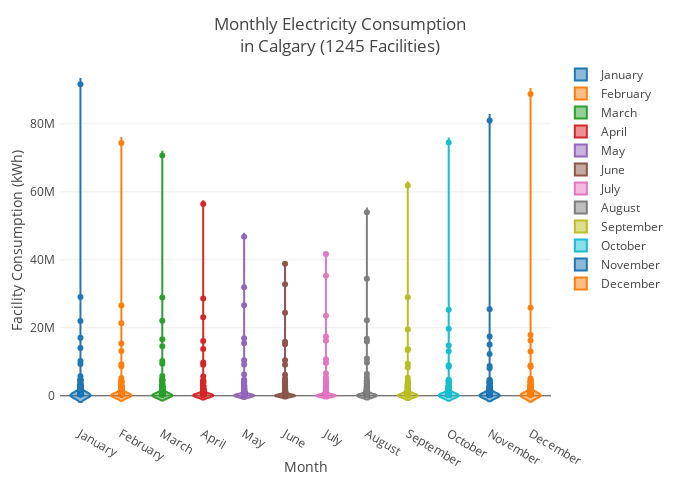

Here is the notebook cell this chart was saved with:
### Code cell
# violin plots

data11 = [
    {'type' : 'violin', 'y': elecmonth112['Total Consumption', 'Jan'], 'box': {'visible' : True}, 'meanline': {'visible' : True}, 'name' : 'January'},
    {'type' : 'violin', 'y': elecmonth112['Total Consumption', 'Feb'], 'box': {'visible' : True}, 'meanline': {'visible' : True}, 'name' : 'February'},
    {'type' : 'violin', 'y': elecmonth112['Total Consumption', 'Mar'], 'box': {'visible' : True}, 'meanline': {'visible' : True}, 'name' : 'March'},
    {'type' : 'violin', 'y': elecmonth112['Total Consumption', 'Apr'], 'box': {'visible' : True}, 'meanline': {'visible' : True}, 'name' : 'April'},
    {'type' : 'violin', 'y': elecmonth112['Total Consumption', 'May'], 'box': {'visible' : True}, 'meanline': {'visible' : True}, 'name' : 'May'},
    {'type' : 'violin', 'y': elecmonth112['Total Consumption', 'Jun'], 'box': {'visible' : True}, 'meanline': {'visible' : True}, 'name' : 'June'},
    {'type' : 'violin', 'y': elecmonth112['Total Consumption', 'Jul'], 'box': {'visible' : True}, 'meanline': {'visible' : True}, 'name' : 'July'},
    {'type' : 'violin', 'y': elecmonth112['Total Consumption', 'Aug'], 'box': {'visible' : True}, 'meanline': {'visible' : True}, 'name' : 'August'},
    {'type' : 'violin', 'y': elecmonth112['Total Consumption', 'Sep'], 'box': {'visible' : True}, 'meanline': {'visible' : True}, 'name' : 'September'},
    {'type' : 'violin', 'y': elecmonth112['Total Consumption', 'Oct'], 'box': {'visible' : True}, 'meanline': {'visible' : True}, 'name' : 'October'},
    {'type' : 'violin', 'y': elecmonth112['Total Consumption', 'Nov'], 'box': {'visible' : True}, 'meanline': {'visible' : True}, 'name' : 'November'},
    {'type' : 'violin', 'y': elecmonth112['Total Consumption', 'Dec'], 'box': {'visible' : True}, 'meanline': {'visible' : True}, 'name' : 'December'}
]

fig11 = { 'data' : data11,
        'layout': {'title' :'Monthly Electricity Consumption<br>in Calgary (1245 Facilities)',
                   'xaxis' : {'title' : 'Month'},'yaxis' : {'title' : 'Facility Consumption (kWh)'},
              'width':wid, 'height':hei, 'margin':{'l':mar, 'r':mar, 'b':mar, 't':mar, 'pad':4}  } }

py.iplot(fig11)

### Figure 1 — Plotly figure (JSON) as saved in the notebook; plotly's stock layout.template omitted (floating-point values rounded to 4 significant figures; data arrays with more than 128 entries replaced by an {"elided": "..."} marker saying what was removed)
{"data": [{"box": {"visible": true}, "meanline": {"visible": true}, "name": "January", "type": "violin", "uid": "29673082-d3de-11e8-8822-6c71d92ba7c2", "y": {"elided": "1245 int values"}}, {"box": {"visible": true}, "meanline": {"visible": true}, "name": "February", "type": "violin", "uid": "29673083-d3de-11e8-be0b-6c71d92ba7c2", "y": {"elided": "1245 int values"}}, {"box": {"visible": true}, "meanline": {"visible": true}, "name": "March", "type": "violin", "uid": "29673084-d3de-11e8-8e61-6c71d92ba7c2", "y": {"elided": "1245 int values"}}, {"box": {"visible": true}, "meanline": {"visible": true}, "name": "April", "type": "violin", "uid": "29673085-d3de-11e8-b0da-6c71d92ba7c2", "y": {"elided": "1245 int values"}}, {"box": {"visible": true}, "meanline": {"visible": true}, "name": "May", "type": "violin", "uid": "29673086-d3de-11e8-bbe0-6c71d92ba7c2", "y": {"elided": "1245 int values"}}, {"box": {"visible": true}, "meanline": {"visible": true}, "name": "June", "type": "violin", "uid": "296757a2-d3de-11e8-b052-6c71d92ba7c2", "y": {"elided": "1245 int values"}}, {"box": {"visible": true}, "meanline": {"visible": true}, "name": "July", "type": "violin", "uid": "296757a3-d3de-11e8-8443-6c71d92ba7c2", "y": {"elided": "1245 int values"}}, {"box": {"visible": true}, "meanline": {"visible": true}, "name": "August", "type": "violin", "uid": "296757a4-d3de-11e8-89e4-6c71d92ba7c2", "y": {"elided": "1245 int values"}}, {"box": {"visible": true}, "meanline": {"visible": true}, "name": "September", "type": "violin", "uid": "296757a5-d3de-11e8-a3c2-6c71d92ba7c2", "y": {"elided": "1245 int values"}}, {"box": {"visible": true}, "meanline": {"visible": true}, "name": "October", "type": "violin", "uid": "296757a6-d3de-11e8-9726-6c71d92ba7c2", "y": {"elided": "1245 int values"}}, {"box": {"visible": true}, "meanline": {"visible": true}, "name": "November", "type": "violin", "uid": "296757a7-d3de-11e8-a4be-6c71d92ba7c2", "y": {"elided": "1245 int values"}}, {"box": {"visible": true}, "meanline": {"visible": true}, "name": "December", "type": "violin", "uid": "296757a8-d3de-11e8-a4df-6c71d92ba7c2", "y": {"elided": "1245 int values"}}], "layout": {"height": 480, "margin": {"b": 60, "l": 60, "pad": 4, "r": 60, "t": 60}, "title": "Monthly Electricity Consumption<br>in Calgary (1245 Facilities)", "width": 680, "xaxis": {"title": "Month"}, "yaxis": {"title": "Facility Consumption (kWh)"}}}
